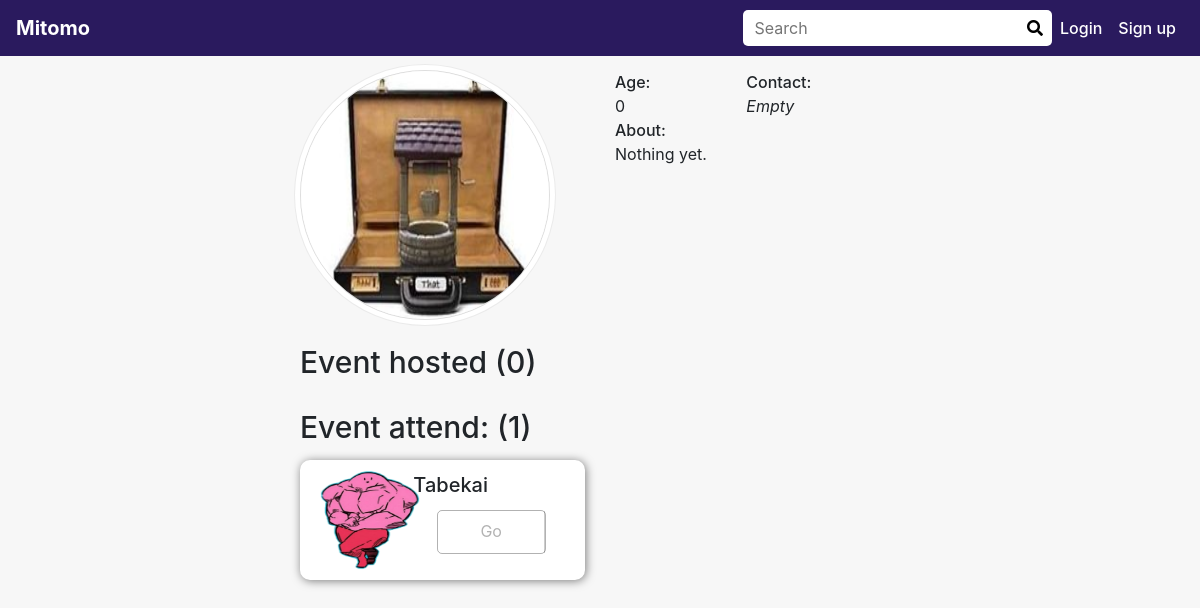
Screenshot of /profile/tom/ with the database file from the repository.
### tomo/models.py (models this page shows, shortened)
class User(AuthUser):
    description = models.TextField(default="")
    contact = models.TextField(default="")
    age = models.IntegerField(default=0)
    first_time = models.IntegerField(default=1)
    tags = models.ManyToManyField(Tag)
    avatar_image = models.ImageField(upload_to=getUserImageFolder, default="default.jpg")

class Event(models.Model):
    name = models.CharField(max_length=1024)
    detail = models.TextField()
    hosted_at = models.DateTimeField(default=timezone.now())
    created_at = models.DateTimeField(default=timezone.now())
    tags = models.ManyToManyField(Tag)
    address = models.TextField(default="")
    lat = models.FloatField(default=1)
    lng = models.FloatField(default=1)
    host = models.ForeignKey(User, related_name="events", on_delete=models.CASCADE, default=8)
    cover_image = models.ImageField(upload_to=getEventImageFolder, default="default.jpg")
    attendees = models.ManyToManyField(User)

### tomo/views.py (the view)
# urls.py: path(r'profile/<str:user_name>/', views.profile, name='user_profile'),
def profile(request, user_name):
    try:
        user = User.objects.get(username=user_name)
    except Event.DoesNotExist:
        raise Http404("User does not exist")
    events_host = user.events.all()
    events_attend = user.event_set.all()
    try:
        main_user = User.objects.get(pk=getCurrentUserId(request))
    except:
        main_user = {'id': 0,}
    is_host = False
    try:
        if user.id == getCurrentUserId(request):
            is_host = True
    except:
        pass
    context = {
        'user': user,
        'events_host': events_host,
        'events_attend': events_attend,
        'is_host': is_host,
        'main_user': main_user,
        'other_user': True,
    }
    return render(request, 'profile.html', context)

### tomo/helper.py (called while the page is built)
def getCurrentUserId(request):
    if 'user_id' in request.session and request.session['user_id']:
        user_id = request.session['user_id']
        try:
            user = User.objects.get(pk=user_id)
        except:
            return NO_USER
        return request.session['user_id']
    else:
        return NO_USER

### tomo/templates/profile.html (shortened to what this page needs)
{% load static %}
<!DOCTYPE html>
<html>
    <head>
        <link rel="stylesheet" href="https://use.fontawesome.com/releases/v5.7.0/css/all.css"
>
        <link rel="stylesheet" href="//code.jquery.com/ui/1.12.1/themes/base/jquery-ui.css">
        <link rel="stylesheet" type="text/css" href="{% static 'css/bootstrap.min.css' %}" />
        <link rel="stylesheet" type="text/css" href="{% static 'css/all.min.css' %}" />
        <link rel="stylesheet" type="text/css" href="{% static 'css/profile.css' %}" />
    </head>
    <body>
        <div class="head-bar">
            {% include 'navbar.html' %}
        </div>
        <div class="profile-body">
            <div class="row">
                <div class="col-6">
                    <img class="avatar-image" src="{{ user.avatar_image.url }}" alt="Avatar image">
                </div>
                <div class="col-6">
                    <div class="row">
                        <div class="col-4">
                            <div class="user-small-info">Age:</div>
                            <div>{{ user.age }}</div>
                        </div>
                        <div class="col-6 offset-1">
                            <div class="user-small-info">Contact:</div>
                            {% if user.contact %}
                                <div>{{ user.contact }}</div>
                            {% else %}
                                <div><i>Empty</i></div>
                            {% endif %}
                        </div>
                        <br>
                        <div class="col-12 user-small-info">About:</div>
                            {% if user.description %}
                                <div class="col-12">{{ user.description | linebreaksbr }}</div>
                            {% else %}
                                <div class="col-12">Nothing yet.</div>
                            {% endif %}
                </div>
            </div>
            </div>
            <div class="row">
                <div class="col-12 event-intro">Event hosted ({{ events_host.count }})</div>
            </div>
            <div class="row">
                <div class="col-12 event-intro">Event attend: ({{ events_attend.count }})</div>
                {% if events_attend %}
                    {% for event in events_attend %}
                    <div class="col-6 event-wrap-wrap">
                        <div class="row event-wrap">
                            <div class="col-4">
                                <img class="event-image" src="{{ event.cover_image.url }}">
                            </div>
                            <div class="col-8">
                                <div class="event-name">{{ event.name }}</div>
                                <div class="go-update-btn row">
                                    {% if main_user.id == event.host.id %}
                                        <span class="col-5 go-btn" onclick="goToEvent(`{% url 'detail' event.id %}`)">Go</span>
                                        <span class="col-7 update-btn" onclick="goToEvent(`{% url 'update' event.id %}`)">Update</span>
                                    {% else %}
                                        <span class="col-12 go-btn" onclick="goToEvent(`{% url 'detail' event.id %}`)">Go</span>
                                    {% endif %}
                                </div>
                            </div>
                        </div>
                    </div>
                    {% endfor %}
                {% endif %}
            </div>
        </div>
    </body>
</html>

### tomo/static/css/profile.css (style rules this page uses)
body { background-color: rgba(0, 0, 0, .03); }
.profile-body { width: 50%; margin: auto; }
.avatar-image { height: 250px; width: 250px; border-radius: 250px; border: rgba(0, 0, 0, .1) solid 1px; box-shadow: 0 0 0 5px white, 0 0 0 6px rgba(0, 0, 0, .05); }
.user-small-info { font-size: 16px; font-weight: 500; }
.event-intro { font-size: 30px; font-weight: 500; margin-top: 20px; }
.event-image { height: 100px; width: 100px ; }
.event-name { font-size: 20px; font-weight: 500; }
.event-wrap-wrap { backface-visibility: hidden; -moz-osx-font-smoothing: grayscale; transition-duration: 0.3s; transition-property: transform; padding-left: 30px; padding-right: 0px; }
.event-wrap { background: white; border-radius: 10px; margin-top: 10px; margin-bottom: 10px; padding: 10px 0px 0px 5px; width: 100%; height: 120px; vertical-align: middle; box-shadow: 1px 1px 10px rgba(0, 0, 0, .5); }
.go-update-btn { border: 1px solid rgba(0, 0, 0, .3); color: rgba(0, 0, 0, .3); border-radius: 5px; width: 70%; height: 40%; margin: auto; margin-top: 10px; }
.go-btn, .update-btn { margin: auto; text-align: center; width: 100%; height: 100%; padding-top: 8px; border-right: 1px solid rgba(0, 0, 0, .2); }

### tomo/static/css/navbar.css (style rules this page uses)
.head-bar { margin-bottom: 70px; }

### rows the page displays
User: avatar_image (placeholder picture), age "0", count "0"
Event: cover_image (picture), name "Tabekai", shows "Go"

### other values shown
{{ events_attend.count }} "1"
